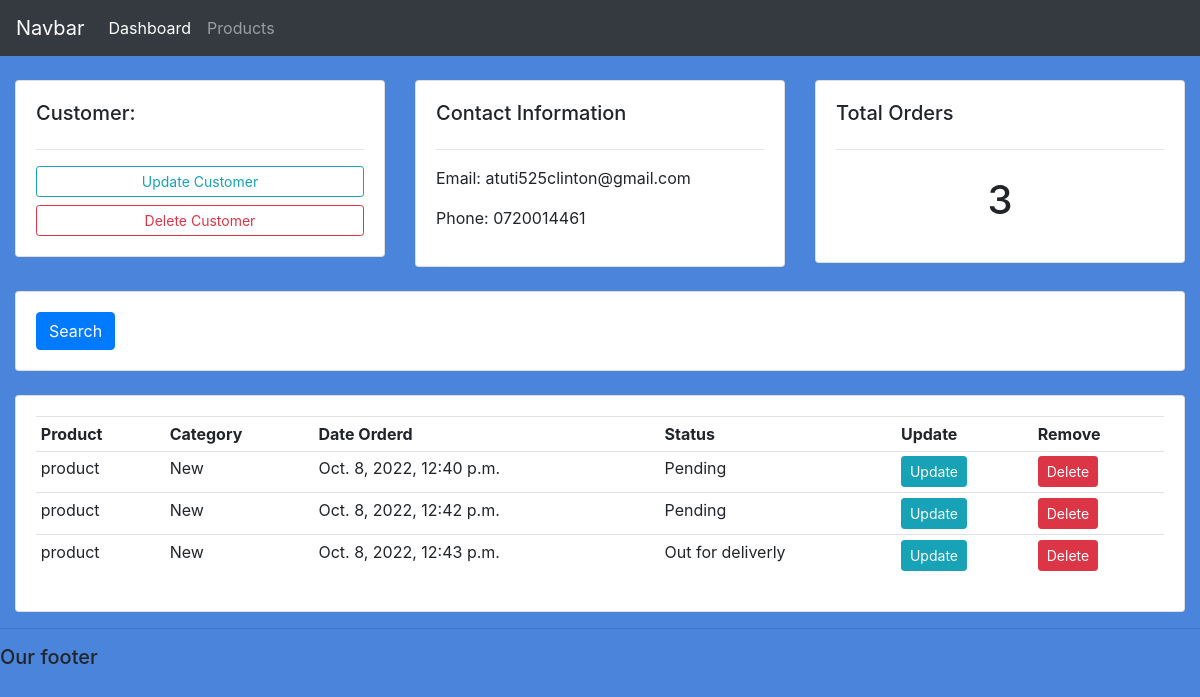
The app's page /customer/1/, older data.
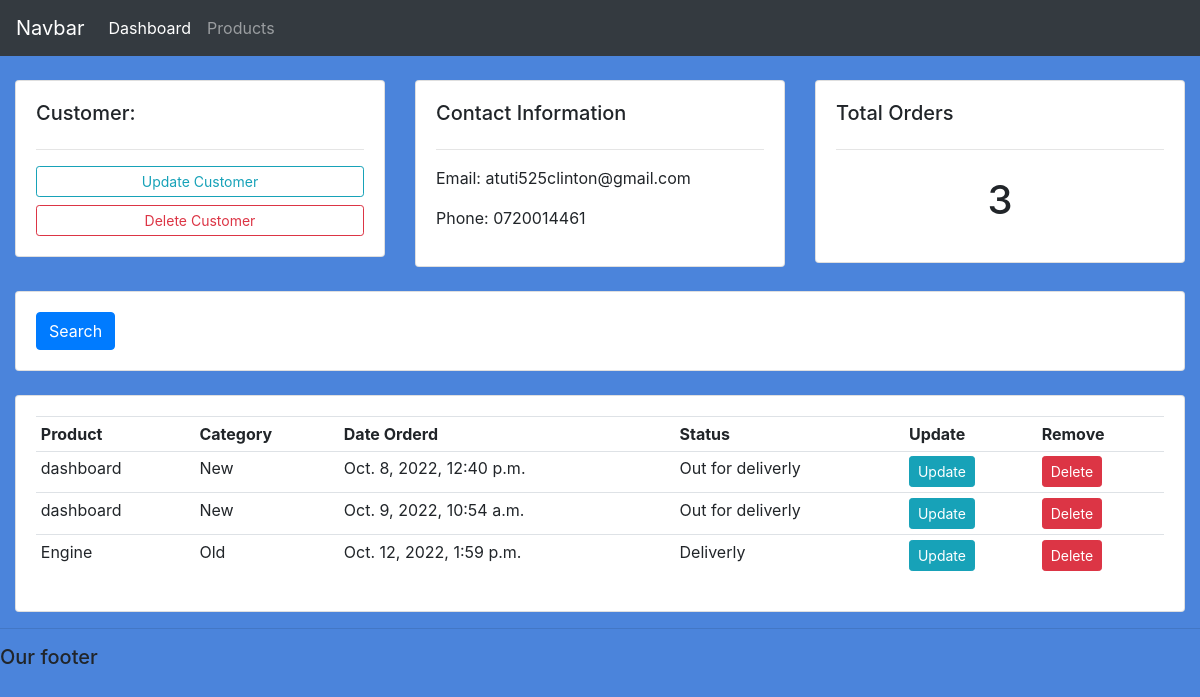
The same page, newer data.
### accounts/models.py (models this page shows, shortened)
class Order(models.Model):
    STATUS = (
        ('Pending','Pending'),
        ('Out for deliverly', 'Out for deliverly'),
        ('Deliverly', 'Deliverly'),
    )
    customer= models.ForeignKey(Customer, null=True, on_delete=models.SET_NULL)
    product =models.ForeignKey(Product, null=True, on_delete=models.SET_NULL)
    date_created = models.DateTimeField(auto_now_add=True)
    status = models.CharField(max_length=200, null=True, choices=STATUS)

class Product(models.Model):
    CATEGORY= (
        ('New', 'New'),
        ('Old', 'Old'),
    )
    name = models.CharField(max_length=200, null=True)
    price = models.FloatField(null=TRUE)
    category= models.CharField(max_length=200, null=True, choices=CATEGORY)
    descrption= models.CharField(max_length=200, null=True)
    datecreated= models.DateTimeField(auto_now_add=True)
    tags = models.ManyToManyField(Tag)

### accounts/views.py (the view)
# urls.py: path('customer/<str:pk_pk>/', views.customer, name= 'customer'),
def customer(request, pk_pk):
	customer =Customer.objects.get(id=pk_pk)
	orders= customer.order_set.all()
	order_count = orders.count()
	context = {'customer':customer, 'orders':orders, 'order_count':order_count}
	return render(request, 'accounts/customer.html', context)

### accounts/templates/accounts/customer.html
{%  extends 'accounts/main.html' %}
{% block content %}
	<br>
<div class="row">
	<div class="col-md">
		<div class="card card-body">
			<h5>Customer:</h5>
			<hr>
			<a class="btn btn-outline-info  btn-sm btn-block" href="">Update Customer</a>
			<a class="btn btn-outline-danger  btn-sm btn-block" href="">Delete Customer</a>
		</div>
	</div>
	<div class="col-md">
		<div class="card card-body">
			<h5>Contact Information</h5>
			<hr>
			<p>Email: {{customer.email}}</p>
			<p>Phone: {{customer.phone}}</p>
		</div>
	</div>
	<div class="col-md">
		<div class="card card-body">
			<h5>Total Orders</h5>
			<hr>
			<h1 style="text-align: center;padding: 10px">{{order_count}}</h1>
		</div>
	</div>
</div>
<br>
<div class="row">
	<div class="col">
		<div class="card card-body">
			<form method="get">
		    <button class="btn btn-primary" type="submit">Search</button>
		  </form>
		</div>
	</div>
</div>
<br>
<div class="row">
	<div class="col-md">
		<div class="card card-body">
			<table class="table table-sm">
				<tr>
					<th>Product</th>
					<th>Category</th>
					<th>Date Orderd</th>
					<th>Status</th>
					<th>Update</th>
					<th>Remove</th>
				</tr>
				{% for order in orders %}
				<tr>
					<td>{{order.product.name}}</td>
					<td>{{order.product.category}}</td>
					<td>{{order.date_created}}</td>
					<td>{{order.status}}</td>
					<td><a class="btn btn-sm btn-info" href="{% url 'update_order' order.id %}">Update</a></td>
						<td><a class="btn btn-sm btn-danger" href="{% url 'delete_order' order.id %}">Delete</a></td>
				</tr>
				{% endfor %}
			</table>
		</div>
	</div>
</div>
{% endblock %}

Row changes from the older to the newer data that the page shows:
removed Order: product.name "product", product.category "New", date_created "Oct. 8, 2022, 12:42 p.m.", status "Pending"
removed Order: product.name "product", product.category "New", date_created "Oct. 8, 2022, 12:43 p.m.", status "Out for deliverly"
changed Order "Oct. 8, 2022, 12:40 p.m.": product.name "product" → "dashboard"; status "Pending" → "Out for deliverly"
added Order: product.name "dashboard", product.category "New", date_created "Oct. 9, 2022, 10:54 a.m.", status "Out for deliverly"
added Order: product.name "Engine", product.category "Old", date_created "Oct. 12, 2022, 1:59 p.m.", status "Deliverly"
